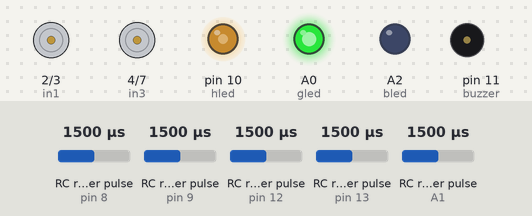
This sketch was run on a simulated Arduino Uno, built with avr-gcc and run on an emulated ATmega328P. On the bench: motor-driver pin pairs drawn as motors (green arrow = first pin HIGH = forward, orange = second pin HIGH = backward, longer = more drive, scaled by the enable pin), output pins drawn as LEDs (lit = HIGH), buzzer (waves = sounding). Wiring (inferred from the names in the program): 5 × RC receiver channel: data pin 9 / data pin 12 / data A1 / data pin 8 / data pin 13. Dashed ring = blinking. The test bench sets the inputs (shaded band); at power-on: RC receiver pulse (sensors on A1, pin 12, pin 8, pin 9, pin 13) 1500 µs.

Above: at 3.2 s.
3.3 s: RC receiver pulse (sensor on A1) set to 1478 µs
4.8 s: RC receiver pulse (sensor on A1) set to 1458 µs
At 5.04 s:
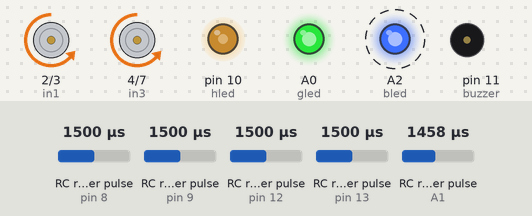
7.8 s: RC receiver pulse (sensor on pin 12) set to 1974 µs
10.8 s: RC receiver pulse (sensor on pin 12) set to 1992 µs
At 16.02 s:
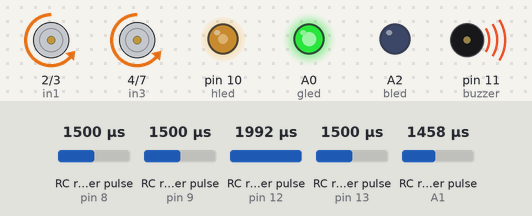
At 17.1 s:
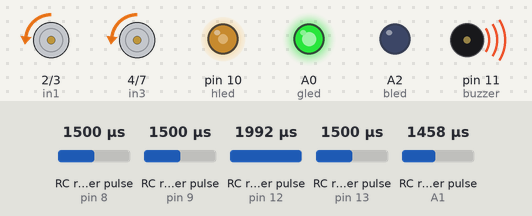
Timing chart, 0 to 17.5 s (numbered marks = the images above; inputs shaded):
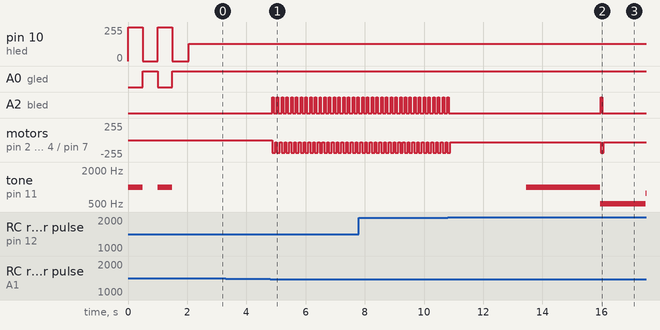

The sketch:

rc_car.ino
```cpp
// Motor and sensor pins
int in1 = 2;
int in2 = 3;
int in3 = 4;
int in4 = 7;
int enable1 = 5;
int enable2 = 6;

// Receiver Channel Inputs
int channel_1 = 9;  //for left right
int channel_3 = A1; //for forward backward (MOVED from 10)
int channel_7 = 12; //for head led
int channel_8 = 8;  //for ground led (MOVED from 11)
int channel_10 = 13; //for back led

// Accessory Outputs
int hled = 10; //head led (Stays on 10)
int gled = A0; //ground led
int bled = A2; //back led
int buzzer = 11; //siren buzzer (Stays on 11)

// Variables
int pwm1;
int pwm3;
int pwm7;
int pwm10;
int bs = 120;
int i, k, ls, rs;
int ch1, ch3, ch7, ch10, ch8;

void setup() {
  // Set Input Pins (Receiver)
  pinMode(channel_1, INPUT);
  pinMode(channel_3, INPUT);
  pinMode(channel_7, INPUT);
  pinMode(channel_8, INPUT);
  pinMode(channel_10, INPUT);

  // Set Output Pins (Motors)
  pinMode(in1, OUTPUT);
  pinMode(in2, OUTPUT);
  pinMode(in3, OUTPUT);
  pinMode(in4, OUTPUT);
  pinMode(enable1, OUTPUT);
  pinMode(enable2, OUTPUT);

  // Set Output Pins (Accessories)
  pinMode(hled, OUTPUT);
  pinMode(gled, OUTPUT);
  pinMode(bled, OUTPUT);
  pinMode(buzzer, OUTPUT);

  Serial.begin(9600);

  //One time show
  tone(buzzer, 1000);
  analogWrite(hled, 255);
  digitalWrite(gled, LOW);
  delay(500);
  noTone(buzzer);
  analogWrite(hled, 0);
  digitalWrite(gled, HIGH);
  delay(500);
  tone(buzzer, 1000);
  analogWrite(hled, 255);
  digitalWrite(gled, LOW);
  delay(500);
  noTone(buzzer);
  analogWrite(hled, 0);
  digitalWrite(gled, HIGH);
  delay(500);
  //show end
}

//Police siren sound
void siren() {
  // Play siren sound
  for (int i = 500; i < 1000; i++) {
    tone(buzzer, i);
    delay(5);
  }
  for (int i = 999; i > 500; i--) {
    tone( buzzer, i);
    delay(5);
  }
}
//Car horn sound
void horn() {
  // Play horn sound
  tone(buzzer, 500);
  delay(500);
  tone(buzzer, 1000);
  delay(500);
}

void forward() {
  digitalWrite(in1, HIGH);
  digitalWrite(in2, LOW);
  digitalWrite(in3, HIGH);
  digitalWrite(in4, LOW);
}

void backward() {
  digitalWrite(in1, LOW);
  digitalWrite(in2, HIGH);
  digitalWrite(in3, LOW);
  digitalWrite(in4, HIGH);
  digitalWrite(bled, HIGH);
  delay(50);
  digitalWrite(bled, LOW);
  delay(50);
}

void left() {
  digitalWrite(in1, LOW);
  digitalWrite(in2, HIGH);
  digitalWrite(in3, HIGH);
  digitalWrite(in4, LOW);
}

void right() {
  digitalWrite(in1, HIGH);
  digitalWrite(in2, LOW);
  digitalWrite(in3, LOW);
  digitalWrite(in4, HIGH);
}
void stop() {
  digitalWrite(in1, LOW);
  digitalWrite(in2, LOW);
  digitalWrite(in3, LOW);
  digitalWrite(in4, LOW);
  analogWrite(enable1, 0);
  analogWrite(enable2, 0);
}

void loop() {
  int ch1 = pulseIn(channel_1, HIGH);
  int ch3 = pulseIn(channel_3, HIGH);
  int ch7 = pulseIn(channel_7, HIGH);
  int ch8 = pulseIn(channel_8, HIGH);
  int ch10 = pulseIn(channel_10, HIGH);

  //For hled brightness
  pwm10 = map(ch10, 990, 1990, 0, 255);
  analogWrite(hled, pwm10);

  //for buzzer
  if (ch7 >= 1485 && ch7 <= 1490)
    horn();
  else if (ch7 >= 1985)
    siren();
  else
    noTone(buzzer);

  //For gled
  if (ch8 >= 1980) {
    digitalWrite(gled, LOW);
  }
  else
    digitalWrite(gled, HIGH);

  //Forward
  if (ch3 >= 1520 && ch3 <= 1990) {
    k = map(ch3, 1510, 1990, 0, 80);
  }

  //Left
  if (ch1 > 1510 && ch1 <= 1990) {
    i = map(ch1, 1510, 1990, 0, 70);
    left();
    rs = bs + i + k;
    ls = bs - i + k;
    ls = constrain(ls, 0, 255);
    rs = constrain(rs, 0, 255);
    analogWrite(enable1, ls);
    analogWrite(enable2, rs);
  }
  //Middele
  if (ch1 > 1470 && ch1 < 1510) {
    forward();
    i = 70;
    rs = bs + i + k;
    ls = bs + i + k;
    ls = constrain(ls, 0, 255);
    rs = constrain(rs, 0, 255);
    analogWrite(enable1, ls);
    analogWrite(enable2, rs);
  }
  //Right
  if (ch1 >= 997 && ch1 <= 1470) {
    i = map(ch1, 1470, 997, 0, 70);
    right();
    rs = bs - i + k;
    ls = bs + i + k;
    ls = constrain(ls, 0, 255);
    rs = constrain(rs, 0, 255);
    analogWrite(enable1, ls);
    analogWrite(enable2, rs);
  }
  //Stop
  if (ch3 > 1470 && ch3 < 1520) {
    stop();
  }
  //Backward
  if (ch3 <= 1470 && ch3 >= 1000) {
    pwm3 = map(ch3, 1470, 1000, 30, 255);
    backward();
    analogWrite(enable1, pwm3);
    analogWrite(enable2, pwm3);
  }
  delay(10);
}
```

Measured:
- the behaviour switches between 1470 and 1469 µs on RC receiver pulse (sensor on A1) (found by bisection; images 0 and 1)
- the behaviour switches between 1983 and 1984 µs on RC receiver pulse (sensor on pin 12) (found by bisection; images 1 and 2)
- after the input at 4.8 s, A2 (bled): alternates HIGH for 0.05 s and LOW for 0.11 s, starting after 0.07 s; motor on pin 2 (in1) / pin 3 (in2), motor on pin 4 (in3) / pin 7 (in4): alternates backward 190/255 for 0.10 s and backward 35/255 for 0.06 s, starting after 0.07 s
- after the input at 10.8 s, tone on pin 11 (buzzer): silent → 999 Hz after 2.7 s, → 501 Hz 2.5 s later, → 776 Hz 1.5 s later
